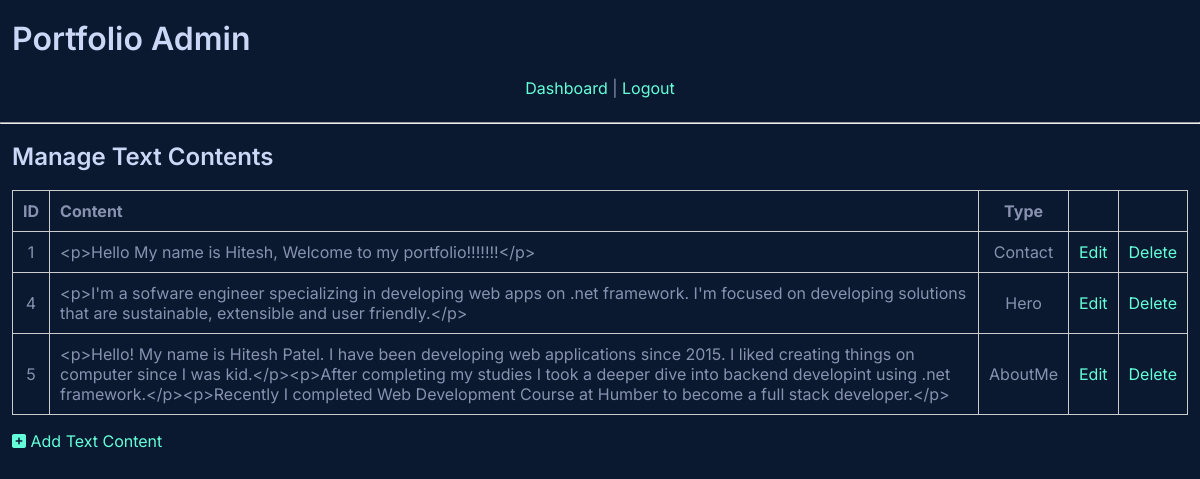
Screenshot of /admin/textContents.php (signed in) with the database file from the repository.
### tables this page shows
CREATE TABLE `content` (
  `id` int(11) NOT NULL,
  `content` text NOT NULL,
  `type` varchar(50) NOT NULL
);

### admin/textContents.php (the view, shortened to what this page needs)
<?php
include( 'includes/database.php' );
include( 'includes/header.php' );
$query = 'SELECT *
  FROM content';
$result = mysqli_query( $connect, $query );
?>
<h2>Manage Text Contents</h2>
<table>
  <tr>
    <th align="center">ID</th>
    <th align="left">Content</th>
    <th align="center">Type</th>
    <th></th>
    <th></th>
  </tr>
  <?php while( $record = mysqli_fetch_assoc( $result ) ): ?>
    <tr>
      <td align="center"><?php echo $record['id']; ?></td>
      <td align="left">
        <?php echo htmlentities( $record['content'] ); ?>
      </td>
      <td align="center"><?php echo $record['type']; ?></td>
      <td align="center"><a href="textContents_edit.php?id=<?php echo $record['id']; ?>">Edit</i></a></td>
      <td align="center">
        <a href="textContents.php?delete=<?php echo $record['id']; ?>" onclick="javascript:confirm('Are you sure you want to delete this project?');">Delete</i></a>
      </td>
    </tr>
  <?php endwhile; ?>
</table>
<p><a href="textContents_add.php"><i class="fas fa-plus-square"></i> Add Text Content</a></p>
<?php
include( 'includes/footer.php' );
?>

### admin/styles.css (style rules this page uses)
:root { --green: #64ffda; --background: #0a192f; --dark-slate: #495670; }
html { box-sizing: border-box; width: 100%; scroll-behavior: smooth; }
*, *::before, *::after { box-sizing: inherit; }
body { margin: 0; background-color: var(--background); color: #8892b0; font-family: 'Inter', sans-serif; counter-reset: item section; height: 100%; animation: enablescroll 0.2 3s; }
h1, h2, h3, h4, h5, h6 { font-weight: 600; color: #ccd6f6; line-height: 1.1; }
p { margin-bottom: 24px; }
a { display: inline-block; }
a:link, a:active, a:hover, a:visited { text-decoration: none; color: var(--green); }
table { width: 100%; border: 1px solid #ccc; border-spacing: 0; border-collapse: collapse; }
td, th { border: 1px solid #ccc; padding: 10px; }
th { white-space: nowrap; }

### rows the page displays
content: id "1", content "<p>Hello My name is Hitesh, Welcome to my portfolio!!!!!!!</p>", type "Contact"
content: id "4", content "<p>I'm a sofware engineer specializing in developing web apps on .net framework. I'm focused on developing solutions that are sustainable, extensible and user friendly.</p>", type "Hero"
content: id "5", content "<p>Hello! My name is Hitesh Patel. I have been developing web applications since 2015. I liked creating things on computer since I was kid.</p><p>After completing my studies I took a deeper dive into backend developint using .net framework.</p><p>Recently I completed Web Development Course at Humber to become a full stack developer.</p>", type "AboutMe"
